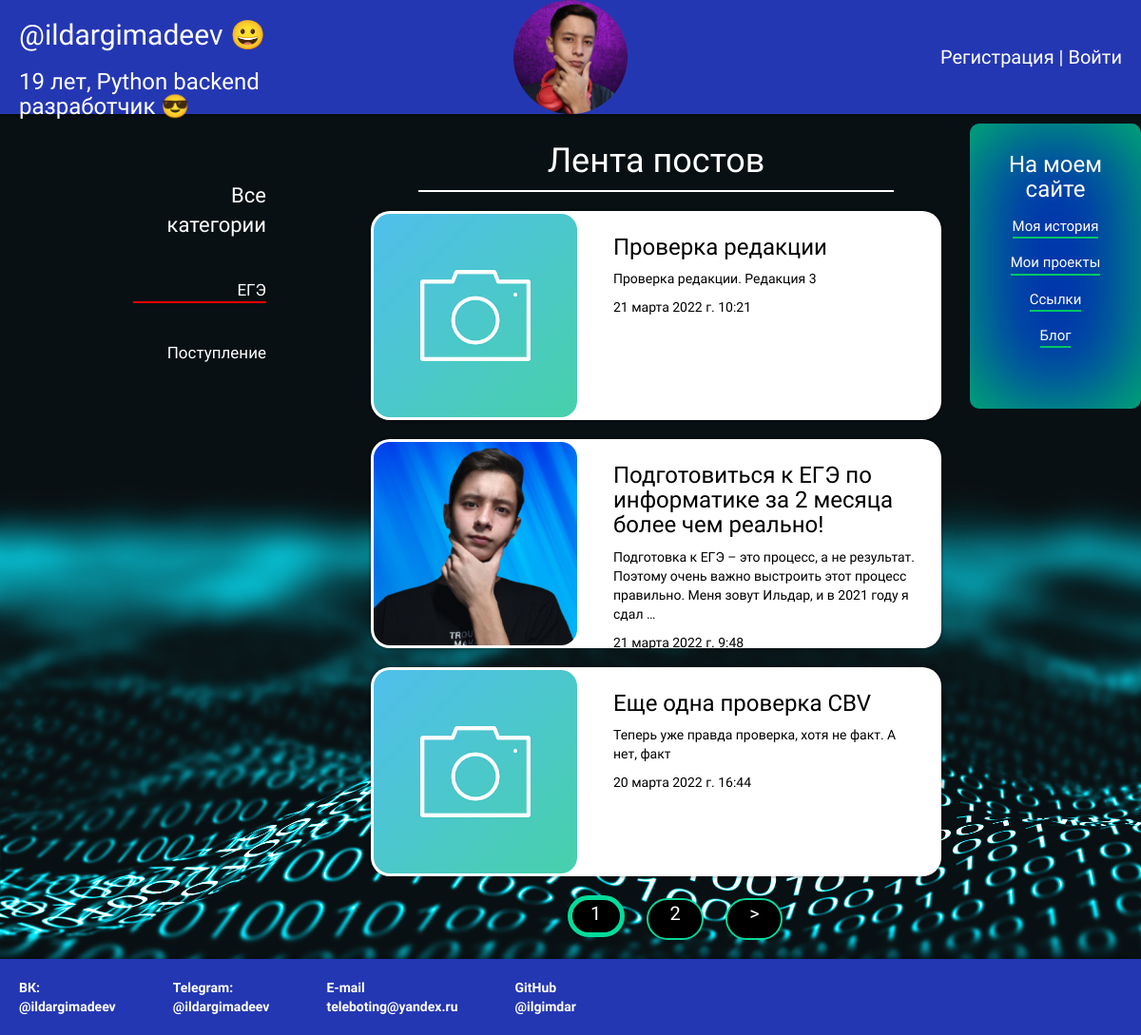
The page /articles/category/1/ on the database its author committed.
### blog/models.py (models this page shows, shortened)
class Category(models.Model):
    name = models.CharField(max_length=50, db_index=True, verbose_name='Категория')
    class Meta:
        verbose_name = 'Категория'
        verbose_name_plural = 'Категории'
    def get_absolute_url(self):
        return reverse('category', kwargs={'cat_id': self.pk})

class Post(models.Model):
    author = models.ForeignKey(settings.AUTH_USER_MODEL, on_delete=models.CASCADE, verbose_name='Автор статьи')
    title = models.CharField(max_length=200, verbose_name='Заголовок')
    text = models.TextField(verbose_name='Текст статьи')
    created_date = models.DateTimeField(default=timezone.now)
    published_date = models.DateTimeField(blank=True, null=True, verbose_name='Дата публикации')
    photo = models.ImageField(null=True)
    cat = models.ForeignKey('Category', on_delete=models.PROTECT, null=True, verbose_name='Категория')
    class Meta:
        verbose_name = 'Пост'
        verbose_name_plural = 'Посты'
        ordering = ['-published_date']

### articles/views.py (the view)
# urls.py: path('category/<int:cat_id>/', PostCat.as_view(), name='category')
class PostCat(DataMixin, ListView):
    paginate_by = 3
    paginate_orphans = 1
    model = Post
    template_name = 'articles/article_category.html'
    context_object_name = 'posts'
    def get_queryset(self):
        return Post.objects.filter(cat=self.kwargs['cat_id']).order_by('-published_date')
    def get_context_data(self, **kwargs):
        context = super().get_context_data(**kwargs)
        c_def = self.get_user_context(cat_selected=self.kwargs['cat_id'])
        return dict(list(context.items()) + list(c_def.items()))

### articles/templatetags/articles_tags.py (called while the page is built)
@register.simple_tag(name='getcats')
def get_categories():
    return Category.objects.all()

### articles/utils.py (called while the page is built)
    def get_user_context(self, **kwargs):
        context = kwargs
        cats = Category.objects.all()
        context['cats'] = cats
        if 'cat_selected' not in context:
            context['cat_selected'] = 0
        return context

### articles/templates/articles/article_category.html (shortened to what this page needs)
{% extends 'blog/base.html' %}
{% load static %}
{% load articles_tags %}
{% block content %}
<aside class="sidebar1">
    <nav class="nav">
        <ul>
            <li class="active"><a href="{% url 'post_list' %}">Все категории</a></li>
            {% getcats as cats %}
            {% for c in cats %}
                {% if c.id == cat_selected %}
                    <li class="current-cat"><a href="{{ c.get_absolute_url }}">{{ c.name }}</a></li>
                {% else %}
                    <li><a href="{{ c.get_absolute_url }}">{{ c.name }}</a></li>
                {% endif %}
            {% endfor %}
        </ul>
    </nav>
</aside>
<div class="content twitter">
    <div class="articles-name">
        <h1>Лента постов</h1>
    </div>
    {% for post in posts %}
    <div class="post post-card">
        {% if post.photo and post.photo.url %}
            <img src="{{ post.photo.url }}">
        {% else %}
            <img src="{% static 'images/default.png' %}" alt="" class="post_img">
        {% endif %}
        <div class="post-card-inside">
            <h3><a href="{% url 'post_detail' pk=post.pk %}">{{ post.title }}</a></h3>
            <p>{{ post.text|linebreaksbr|truncatewords:25}}</p>
            <p>{{ post.published_date }}</p>
        </div>
    </div>
    {% endfor %}
    {% if page_obj.has_other_pages %}
     <nav class="list-pages">
        <ul>
            {% for p in paginator.page_range %}
                {% if page_obj.number == p %}
                    <li class="page-num page-num-selected">
                        <a href="?page={{ p }}">{{ p }}</a>
                    </li>
                  {% elif p >= page_obj.number|add:-1 and p <= page_obj.number|add:1 %}
                    <li class="page-num">
                        <a href="?page={{ p }}">{{ p }}</a>
                    </li>
                {% endif %}
            {% endfor %}
            {% if page_obj.has_next %}
                <li class="page-num">
                        <a href="?page={{ page_obj.next_page_number }}">&gt</a>
                </li>
            {% endif %}
        </ul>
    </nav>
    {% endif %}
</div>
{% endblock %}

### blog/static/css/styles.css (style rules this page uses)
html { scroll-behavior: smooth; }
body { font-family: 'Nunito Sans', sans-serif; background: url('/../static/images/blue_back.jpg'); background-repeat: no-repeat; background-size: cover; background-attachment: fixed; }
img { pointer-events: none; }
h1 { color: white; }
h3 { color: black; }
p { color: black; }
a { color:black; }
.content { margin-bottom: 5px; margin-left:auto; margin-right: auto; width: 80%; padding: 10px; }
.post { background: #ffffff; border-radius: 20px; display: flex; width: 60%; margin-top: 20px; margin-left: auto; margin-right: auto; box-shadow: 0px 0px 2px 2px rgba(0, 0, 0, 0.2); transition:0.3s ease; }
.articles-name { display: flex; justify-content: center; margin-left: auto; margin-right: auto; border-bottom: solid 2px white; width: 50%; }
.articles-name h1 { margin: 10px; }
.post-card { background-color: white; border-radius: 20px; display: flex; margin-right:auto; margin-left:auto; box-shadow: 0px 0px 2px 2px rgba(0, 0, 0, 0.2); height: 220px; }
.post-card img { margin-right: 10px; height: 220px; margin-top: auto; margin-bottom: auto; border-radius: 20px; padding: 3px; }
.post-card-inside { margin-left: auto; margin-right: auto; width: 55%; height: 220px; margin-top: auto; margin-bottom: auto; text-align: left; vertical-align: center; padding: 5px; }
.sidebar1 { position: absolute; width: 15%; height: 100vh; font-size: 0.65em; margin-left: 100px; }
.nav { position: relative; text-align: right; top: 60px; font-size: 17px; }
.nav ul { list-style: none; }
.nav li { margin-bottom: 40px !important; }
.nav a { text-decoration: none; color: white; display: block; transition: all ease-out 300ms; }
.active { font-size: 22px; }
.current-cat { border-bottom: solid 2px red; }
.twitter { width: 85%; float: right; height: 100%; margin-bottom:70px; }
.list-pages { text-align: center; margin-bottom: 20px; margin-top: 20px; }
.list-pages ul { list-style: none; }
.list-pages ul li { display: inline-block; margin-left: 10px; margin-right: 10px; background-color: black; }
.list-pages a { display: block; color: white; font-size: 20px; text-decoration: none; margin-top: auto; margin-bottom: auto; }
.list-pages .page-num { display: inline-block; width: 60px; height: 44px; border: 2px solid #04db9b; border-radius: 30px; }
.list-pages .page-num-selected { border: 5px solid #04db9b; color: white; font-size: 30px; }

### rows shown on the page
Category: name "ЕГЭ"
Category: name "Поступление"
Post: photo (placeholder picture), title "Проверка редакции", text "Проверка редакции. Редакция 3", published_date "21 марта 2022 г. 10:21"
Post: photo (picture), title "Подготовиться к ЕГЭ по информатике за 2 месяца более чем реально!", text "Подготовка к ЕГЭ – это процесс, а не результат. Поэтому очень важно выстроить этот процесс правильно. Меня зовут Ильдар, и в 2021 году я сдал …", published_date "21 марта 2022 г. 9:48"
Post: photo (placeholder picture), title "Еще одна проверка CBV", text "Теперь уже правда проверка, хотя не факт. А нет, факт", published_date "20 марта 2022 г. 16:44"

### other values the page prints
{{ p }} "1"
{{ p }} "2"
